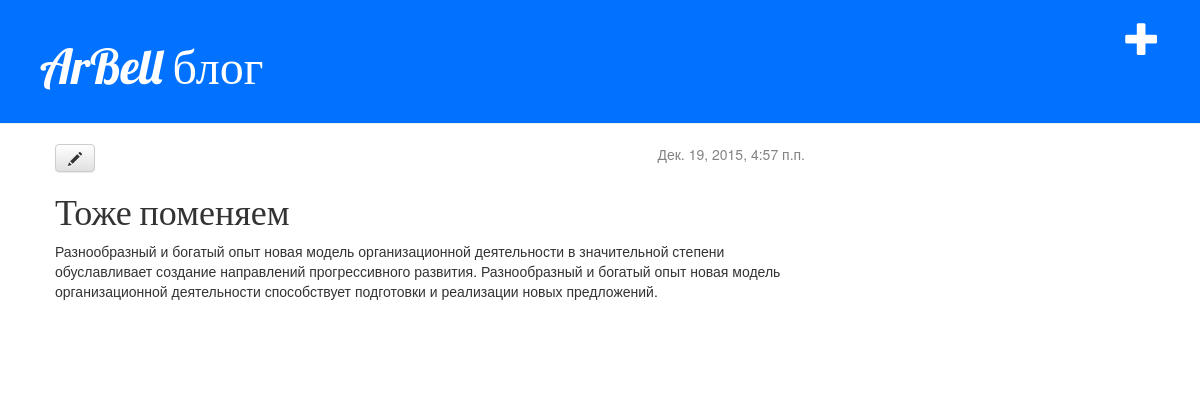
The app's page /post/3/, older data.
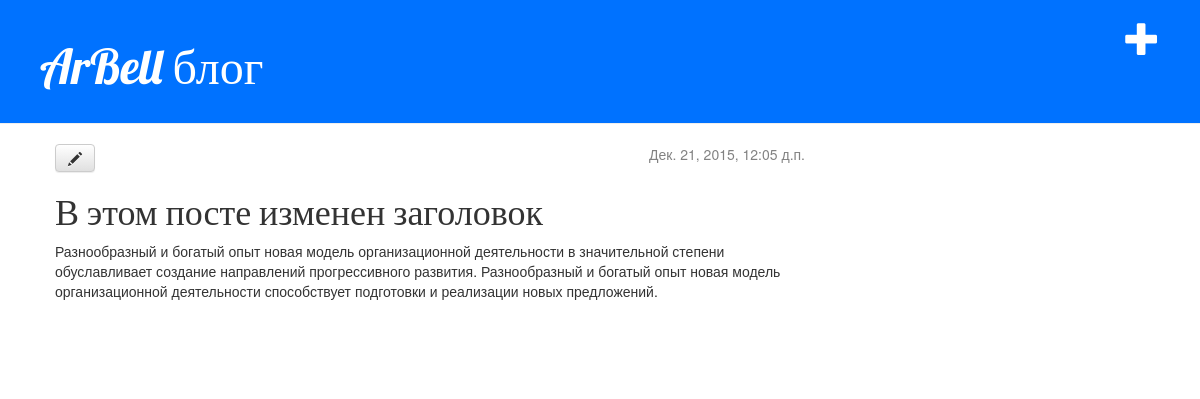
The same page, newer data.
### blog/models.py (models this page shows, shortened)
class Post(models.Model):
    author = models.ForeignKey('auth.User')
    title = models.CharField(max_length = 200)
    text = models.TextField()
    created_date = models.DateTimeField(
            default = timezone.now)
    published_date = models.DateTimeField(
            blank = True, null = True)

### blog/views.py (the view)
# urls.py: url(r'^post/(?P<pk>[0-9]+)/$', views.post_detail, name='post_detail'),
def post_detail(request, pk):
    post = get_object_or_404(Post, pk=pk)
    return render(request, 'blog/post_detail.html', {'post': post})

### blog/templates/blog/post_detail.html (shortened to what this page needs)
    {% extends 'blog/base.html' %}
    {% block content %}
        <div class="post">
            {% if post.published_date %}
                <div class="date">
                    {{ post.published_date }}
                </div>
            {% endif %}
            <a class="btn btn-default" href="{% url 'post_edit' pk=post.pk %}"><span class="glyphicon glyphicon-pencil"></span></a>
            <h1>{{ post.title }}</h1>
            <p>{{ post.text|linebreaks }}</p>
        </div>
    {% load disqus_tags %}
    {% endblock %}

Row changes from the older to the newer data that the page shows:
changed Post: published_date "Дек. 19, 2015, 4:57 п.п." → "Дек. 21, 2015, 12:05 д.п."; title "Тоже поменяем" → "В этом посте изменен заголовок"
